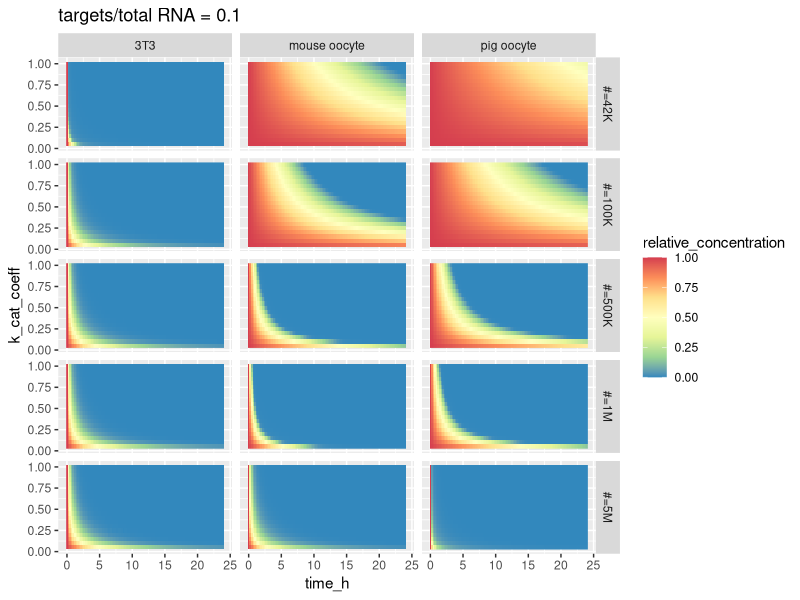
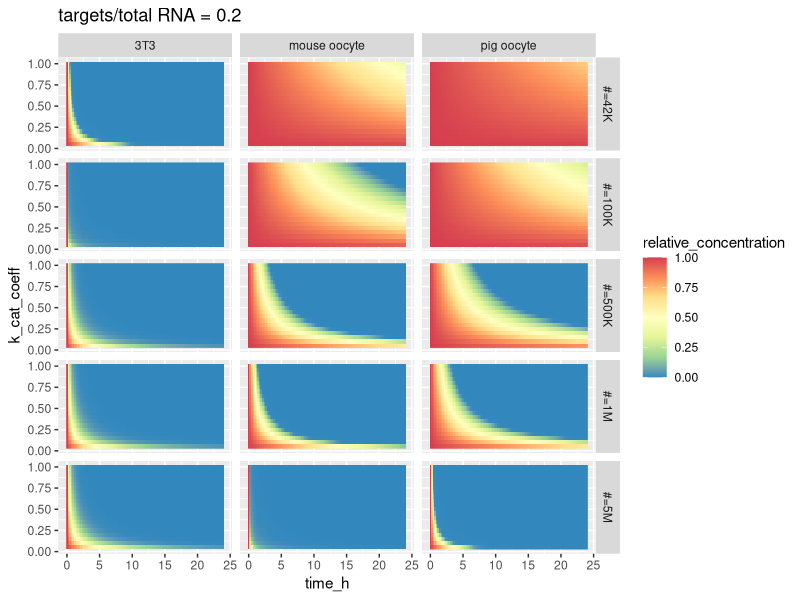

The R script that drew these images, in order:
## ---- chunk 1
#Next line is useful for Word output
#knitr::opts_chunk$set(echo = FALSE)
knitr::opts_chunk$set(fig.width = 9)
library(deSolve)
library(tidyverse)
library(ggridges)
library(cowplot)
library(knitr)
options(dplyr.show_progress = FALSE)
## ---- chunk 2
### Define units and conversions
#Using litre as volume unit! (since constants are in moles per litre)
mole_unit <- 6.022e14 #nano mole
mole_unit_from_nano_mole <- 1
mole_unit_from_mole <- 1e9
#Using second as time unit
time_unit_from_sec <- 1

K_M_siRNA <- 0.1 * mole_unit_from_nano_mole
k_on_siRNA <- 3.6e7 / (mole_unit_from_mole * time_unit_from_sec)

k_off_siRNA <- 7.7e-4 / time_unit_from_sec
k_cat_siRNA <- 8.1e-4 / time_unit_from_sec
k_cat_siRNA_computed <- K_M_siRNA * k_on_siRNA - k_off_siRNA

k_on_miRNA <- 0.2e8 / (mole_unit_from_mole * time_unit_from_sec)
k_off_miRNA <- 0.051e-2 / time_unit_from_sec

### Combinations of data we use
volume_3T3 <- 4.4e-12 
total_RNA_3T3 <- 5e5
cells <- tibble(
  name = c("3T3","mouse oocyte", "pig oocyte"),
  volume = c(volume_3T3,260e-12, 520e-12),
  total_RNA = c(total_RNA_3T3, 25e6, 50e6),
  excess_RNA_synthesis = c(0, 0, 0)
) %>% mutate(
  name = factor(name, levels = name)
)

target_pools <- tibble(fraction_of_total_RNA = c(0.1,0.2))

miRNA_counts <- tibble(miRNA_count = c(42000, 1e5, 5e5, 1e6, 5e6))

k_cat_coeff_step = 0.05
k_cat_coeffs <- tibble(k_cat_coeff = seq(0.05,1, by = k_cat_coeff_step))

all_conditions <- crossing(cells, target_pools, miRNA_counts, k_cat_coeffs)

times <- seq(0,24*60*60 * time_unit_from_sec, length.out = 101)
time_step <- diff(times)[1]

one_step_degradation <- function(t, state, parameters) {
  with(as.list(c(state, parameters)), {
    d_target <- synthesis -k_on * enzyme * target + k_off * complex 
    d_enzyme <- -k_on * enzyme * target + k_off * complex + k_cat * complex
    d_complex <- k_on * enzyme * target - k_off * complex - k_cat * complex
    list(c(d_target, d_enzyme, d_complex))
  })
}

plot_ode_result <- function(out, title) {
  out_tidy <- out %>% as.data.frame() %>% 
    gather(type, concentration, -time) %>%
    mutate(time_h = time / (3600 * time_unit_from_sec)) 
  
  
  uncleaved_plot <- out_tidy %>% 
    filter(type != "enzyme") %>%
    group_by(time_h) %>%
    summarise(all_uncleaved = sum(concentration)) %>%
    (function(data) { 
      ggplot(data,aes(x = time_h, y = all_uncleaved)) + geom_line() +
        ggtitle(paste0(title," uncleaved RNAs"))  +
        ylim(-1e-5, max(data$all_uncleaved)) 
    })

  print(uncleaved_plot)
  
  auxiliary_plot <- 
    ggplot(out_tidy, aes(x = time_h, y = concentration, color = type, linetype = type)) + geom_line() +
    ggtitle(paste0(title," all reactants") ) + 
    ylim(-1e-5, max(out_tidy$concentration))


  print(auxiliary_plot)
}

## ---- chunk 3
tibble(k_cat_reported = k_cat_siRNA * time_unit_from_sec, k_cat_computed =  k_cat_siRNA_computed * time_unit_from_sec) %>% mutate(computed_to_reported_ratio = k_cat_computed / k_cat_reported) %>% kable()
## ---- chunk 4
tibble(k_coeff_min = min(k_cat_coeffs$k_cat_coeff), k_coeff_max = max(k_cat_coeffs$k_cat_coeff), num_intermediate_values = nrow(k_cat_coeffs)) %>% kable()
## ---- chunk 5
cells %>% mutate(volume_pl = volume * 10^12, excess_RNA_synthesis = excess_RNA_synthesis * 3600) %>% select(-volume) %>%  kable()
## ---- chunk 6
miRNA_counts %>% kable()
## ---- chunk 7
target_pools %>% kable()
## ---- chunk 8
# Getting the initial complex concentration at equilibrium

# K_D = k_on / k_off
# c/t*e = K_D
# c = t*e*K_D
# 
# t  = t_i - c
# e  = e_i - c
# 
# c = (t_i - c)*(e_i-c)*K_D
# 
# c = c^2 * K_D + c*(-e_i -t_i)*K_D + e_i * t_i * K_D
# 0 = c^2 * K_D + c*((-e_i -t_i)*K_D - 1) + e_i * t_i * K_D
# 
# D = ((-e_i -t_i)*K_D - 1)^2 - 4*e_i * t_i * K_D^2
# c = ( -((-e_i -t_i)*K_D - 1)  +- sqrt(D) ) / (2 * K_D)
# c = ( (e_i + t_i) * K_D + 1 + sqrt(D) ) / (2 * K_D)

## ---- chunk 9
miRNA_sim_single <- function(condition, init_complex_equilibrium = TRUE) {
  params <- c(k_cat = k_cat_siRNA * condition$k_cat_coeff, 
              k_on = k_on_miRNA, 
              k_off = k_off_miRNA,
              synthesis = (condition$excess_RNA_synthesis / mole_unit) * (condition$fraction_of_total_RNA / condition$volume)
              )
  
  #Init the enzyme and complex at equilibrium
  total_target <- (condition$total_RNA / mole_unit) * (condition$fraction_of_total_RNA / condition$volume)
  total_enzyme <- condition$miRNA_count / (condition$volume * mole_unit)
  
  
  if(init_complex_equilibrium) {
    K_D <-  params["k_on"] / params["k_off"]
    names(K_D) <- NULL #For some reason, this has name and it messes up later computations
    complex_D <- (((total_target + total_enzyme) * K_D + 1) ^ 2) - 4 * total_target * total_enzyme * (K_D^2)
    initial_complex <- ((total_target + total_enzyme) * K_D + 1 - sqrt(complex_D)) / (2 * K_D)
    
    free_target <- total_target - initial_complex
    free_enzyme <- total_enzyme - initial_complex
    
    #Check that the equilibirum calculation is OK
    if(free_enzyme < 0 || free_target < 0 || initial_complex < 0) {
      stop("Concentrations below zero")
    }
    check <- initial_complex / (free_target * free_enzyme)
    if(abs(check - K_D) > 1e-8) {
      stop("Not equilibrium")
    }
  
    state <- c(target = free_target, enzyme = free_enzyme, complex = initial_complex)
  } else {
    initial_complex = 0
    state <- c(target = total_target, enzyme = total_enzyme, complex = 0)
  }
  
  out <- ode(y = state, times = times, func = one_step_degradation, parms = params)

  tidy_out <- out %>% as.data.frame() %>%
    gather(type, concentration, -time) %>%
    mutate(time_h = time / (3600 * time_unit_from_sec)) 

  crossing(as.tibble(condition), tidy_out)
}

sim_results <- all_conditions %>%
  rowwise() %>% do(miRNA_sim_single(., init_complex_equilibrium = TRUE)) %>% ungroup()
## ---- chunk 10
plot_concentration_surface <- function(to_show) {
  if(length(unique(to_show$fraction_of_total_RNA)) != 1) {
    stop("Has to be unique")
  }
  
  label_miRNA_count <- function(value) {
    if_else(as.numeric(value) < 1e6, paste0("#=",round(as.numeric(value)/1000),"K"),
      paste0("#=",round(as.numeric(value)/1e6),"M"))
    
  }
  
 p <- to_show %>% filter(type == "target") %>% group_by(fraction_of_total_RNA, miRNA_count, name) %>% 
   mutate(concentration = if_else(concentration < 0, 0, concentration),
          relative_concentration = concentration / max(concentration)) %>%
  ungroup() %>%
  ggplot(aes(x=time_h, y = k_cat_coeff, fill = relative_concentration, z = relative_concentration)) + 
   geom_raster() + 
   scale_fill_distiller(palette = "Spectral") +
   facet_grid(miRNA_count~name, labeller= labeller(miRNA_count = label_miRNA_count)) +
   ggtitle(paste("targets/total RNA =", to_show$fraction_of_total_RNA[1]))
  print(p)
  data.frame()
}

sim_results %>%group_by(fraction_of_total_RNA) %>% do(plot_concentration_surface(.)) %>% invisible()
